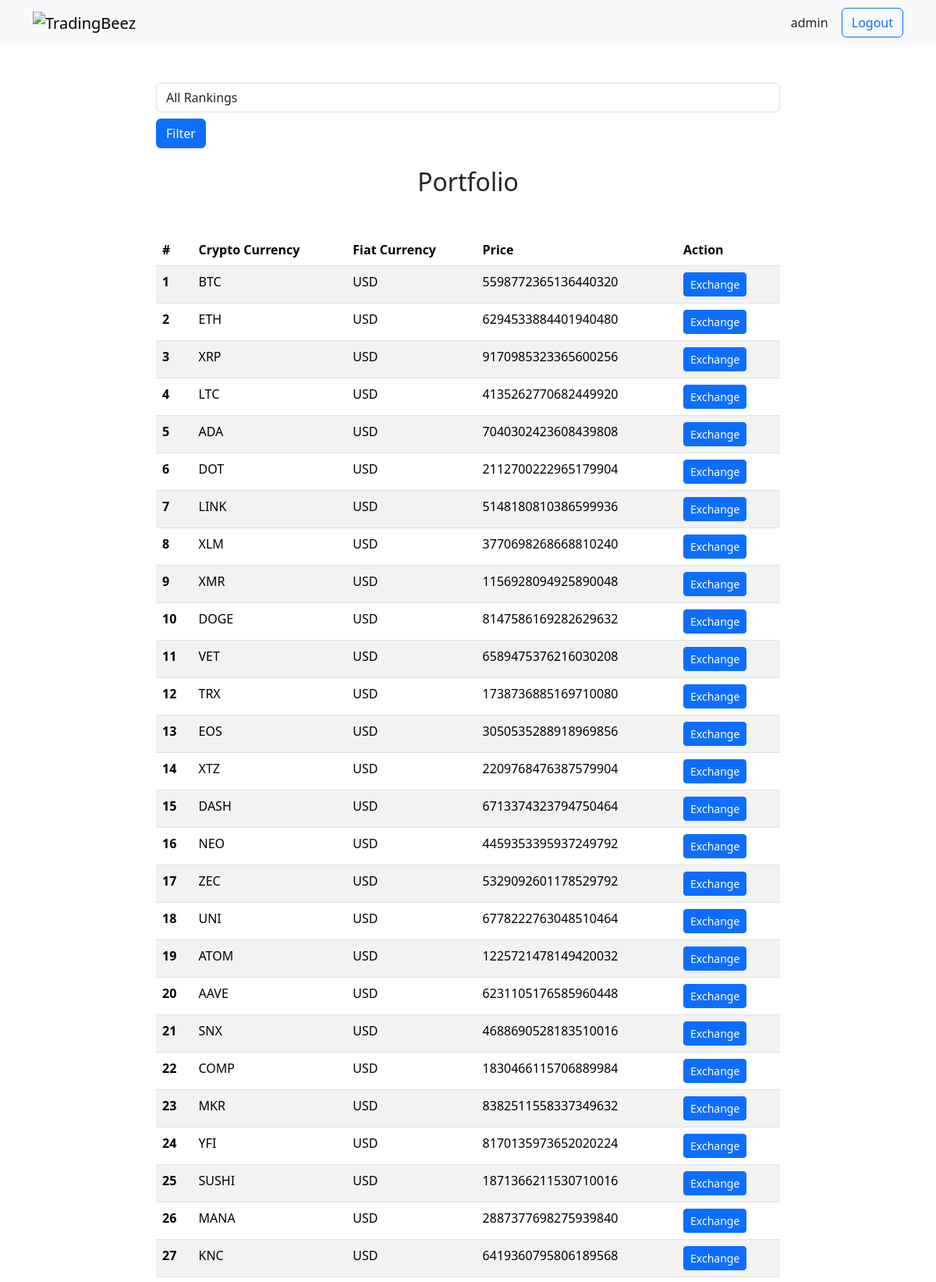
The app's page / (signed in, upper part) with its own data.
### app/models.py (models this page shows, shortened)
class CurrencyExchangeInfo(models.Model):
    crypto_currency = models.ForeignKey(
        CryptoCurrency, on_delete=models.CASCADE, null=False, blank=False
    )
    fiat_currency = models.ForeignKey(
        FiatCurrency, on_delete=models.CASCADE, blank=False
    )
    price = models.PositiveIntegerField(null=True, blank=True)

class CryptoCurrency(models.Model):
    name = models.CharField(max_length=100, null=False, blank=False)
    symbol = models.CharField(max_length=100, null=True, blank=True)

class FiatCurrency(models.Model):
    name = models.CharField(max_length=100, null=False, blank=False)
    symbol = models.CharField(max_length=100, null=True, blank=True)

### app/views.py (the view)
# urls.py: path("", views.PortfolioView.as_view(), name="portfolio_view"),
class PortfolioView(LoginRequiredMixin,View):
    login_url = "/login"
    def get(self, request):
        print(request.user)
        filter_by = request.GET.get("ranking_filter")
        form = RankingFilterForm(request.GET)
        if filter_by == "top":
            data = CurrencyExchangeInfo.objects.filter(
                fiat_currency__symbol="USD"
            ).order_by("price")[:10]
        elif filter_by == "worst":
            data = CurrencyExchangeInfo.objects.filter(
                fiat_currency__symbol="USD"
            ).order_by("-price")[:10]
        else:
            data = CurrencyExchangeInfo.objects.filter(fiat_currency__symbol="USD")
        context = {"form": form, "data": data}
        return render(request, "portfolio.html", context=context)

### app/forms.py
class RankingFilterForm(forms.Form):
    RANKING_CHOICES = [
        ("all", "All Rankings"),
        ("top", "Top Rankings"),
        ("worst", "Worst Rankings"),
    ]
    ranking_filter = forms.ChoiceField(
        choices=RANKING_CHOICES,
        label="Filter by Ranking",
        widget=forms.Select(attrs={"class": "form-control"}),
        initial="all",
    )

### templates/portfolio.html (shortened to what this page needs)
<!DOCTYPE html>
<html lang="en">
<head>
    <link href="https://cdn.jsdelivr.net/npm/bootstrap@5.3.2/dist/css/bootstrap.min.css" rel="stylesheet"
>
</head>
<body>
    <nav class="navbar navbar-expand-lg navbar-light bg-light">
        <div class="container">
            <a class="navbar-brand" href="#">
                <img src="your-logo.png" alt="TradingBeez" height="30">
            </a>
            <div class="ml-auto">
                {% if request.user.is_authenticated %}
                <button class="btn">{{request.user}}</button>
                <a href="{% url 'logout_view' %}"><button class="btn btn-outline-primary ml-2">Logout</button></a>
                {% else %}
                <a href="{% url 'login_view' %}"><button class="btn btn-outline-primary">Login</button></a>
                <a href="{% url 'signup_view' %}"><button class="btn btn-outline-primary ml-2">Sign Up</button></a>
                {% endif %}
            </div>
        </div>
    </nav>
    <div class="col-sm-8 m-auto mt-5">
        <form method="get" action="{% url 'portfolio_view' %}">
            {{ form.ranking_filter }}
            <button type="submit" class="btn btn-primary mt-2">Filter</button>
        </form>
    </div>
    <div class="mt-4 text-center">
        <h2>Portfolio</h2>
    </div>
    <div class="col-sm-8 m-auto mt-5">
        <table class="table table-striped">
            <thead>
                <tr>
                    <th scope="col">#</th>
                    <th scope="col">Crypto Currency</th>
                    <th scope="col">Fiat Currency</th>
                    <th scope="col">Price</th>
                    <th scope="col">Action</th>
                </tr>
            </thead>
            <tbody>
                {% for i in data%}
                <tr>
                    <th scope="row">{{i.crypto_currency.id}}</th>
                    <td>{{i.crypto_currency.symbol}}</td>
                    <td>{{i.fiat_currency.symbol}}</td>
                    <td>{{i.price}}</td>
                    <td><a href="{% url 'exchange_view' i.crypto_currency.symbol %}"><button
                                class="btn btn-sm btn-primary">Exchange</button></a></td>
                </tr>
                {% endfor %}
            </tbody>
        </table>
    </div>
</body>
</html>

### records on screen
CurrencyExchangeInfo: crypto_currency.id "1", crypto_currency.symbol "BTC", fiat_currency.symbol "USD", price "5598772365136440320"
CurrencyExchangeInfo: crypto_currency.id "2", crypto_currency.symbol "ETH", fiat_currency.symbol "USD", price "6294533884401940480"
CurrencyExchangeInfo: crypto_currency.id "3", crypto_currency.symbol "XRP", fiat_currency.symbol "USD", price "9170985323365600256"
CurrencyExchangeInfo: crypto_currency.id "4", crypto_currency.symbol "LTC", fiat_currency.symbol "USD", price "4135262770682449920"
CurrencyExchangeInfo: crypto_currency.id "5", crypto_currency.symbol "ADA", fiat_currency.symbol "USD", price "7040302423608439808"
CurrencyExchangeInfo: crypto_currency.id "6", crypto_currency.symbol "DOT", fiat_currency.symbol "USD", price "2112700222965179904"
CurrencyExchangeInfo: crypto_currency.id "7", crypto_currency.symbol "LINK", fiat_currency.symbol "USD", price "5148180810386599936"
CurrencyExchangeInfo: crypto_currency.id "8", crypto_currency.symbol "XLM", fiat_currency.symbol "USD", price "3770698268668810240"
CurrencyExchangeInfo: crypto_currency.id "9", crypto_currency.symbol "XMR", fiat_currency.symbol "USD", price "1156928094925890048"
CurrencyExchangeInfo: crypto_currency.id "10", crypto_currency.symbol "DOGE", fiat_currency.symbol "USD", price "8147586169282629632"
CurrencyExchangeInfo: crypto_currency.id "11", crypto_currency.symbol "VET", fiat_currency.symbol "USD", price "6589475376216030208"
CurrencyExchangeInfo: crypto_currency.id "12", crypto_currency.symbol "TRX", fiat_currency.symbol "USD", price "1738736885169710080"
CurrencyExchangeInfo: crypto_currency.id "13", crypto_currency.symbol "EOS", fiat_currency.symbol "USD", price "3050535288918969856"
CurrencyExchangeInfo: crypto_currency.id "14", crypto_currency.symbol "XTZ", fiat_currency.symbol "USD", price "2209768476387579904"
CurrencyExchangeInfo: crypto_currency.id "15", crypto_currency.symbol "DASH", fiat_currency.symbol "USD", price "6713374323794750464"
CurrencyExchangeInfo: crypto_currency.id "16", crypto_currency.symbol "NEO", fiat_currency.symbol "USD", price "4459353395937249792"
CurrencyExchangeInfo: crypto_currency.id "17", crypto_currency.symbol "ZEC", fiat_currency.symbol "USD", price "5329092601178529792"
CurrencyExchangeInfo: crypto_currency.id "18", crypto_currency.symbol "UNI", fiat_currency.symbol "USD", price "6778222763048510464"
CurrencyExchangeInfo: crypto_currency.id "19", crypto_currency.symbol "ATOM", fiat_currency.symbol "USD", price "1225721478149420032"
CurrencyExchangeInfo: crypto_currency.id "20", crypto_currency.symbol "AAVE", fiat_currency.symbol "USD", price "6231105176585960448"
CurrencyExchangeInfo: crypto_currency.id "21", crypto_currency.symbol "SNX", fiat_currency.symbol "USD", price "4688690528183510016"
CurrencyExchangeInfo: crypto_currency.id "22", crypto_currency.symbol "COMP", fiat_currency.symbol "USD", price "1830466115706889984"
CurrencyExchangeInfo: crypto_currency.id "23", crypto_currency.symbol "MKR", fiat_currency.symbol "USD", price "8382511558337349632"
CurrencyExchangeInfo: crypto_currency.id "24", crypto_currency.symbol "YFI", fiat_currency.symbol "USD", price "8170135973652020224"
CurrencyExchangeInfo: crypto_currency.id "25", crypto_currency.symbol "SUSHI", fiat_currency.symbol "USD", price "1871366211530710016"
CurrencyExchangeInfo: crypto_currency.id "26", crypto_currency.symbol "MANA", fiat_currency.symbol "USD", price "2887377698275939840"
CurrencyExchangeInfo: crypto_currency.id "27", crypto_currency.symbol "KNC", fiat_currency.symbol "USD", price "6419360795806189568"

### other values on screen
{{ request.user }} "admin"
